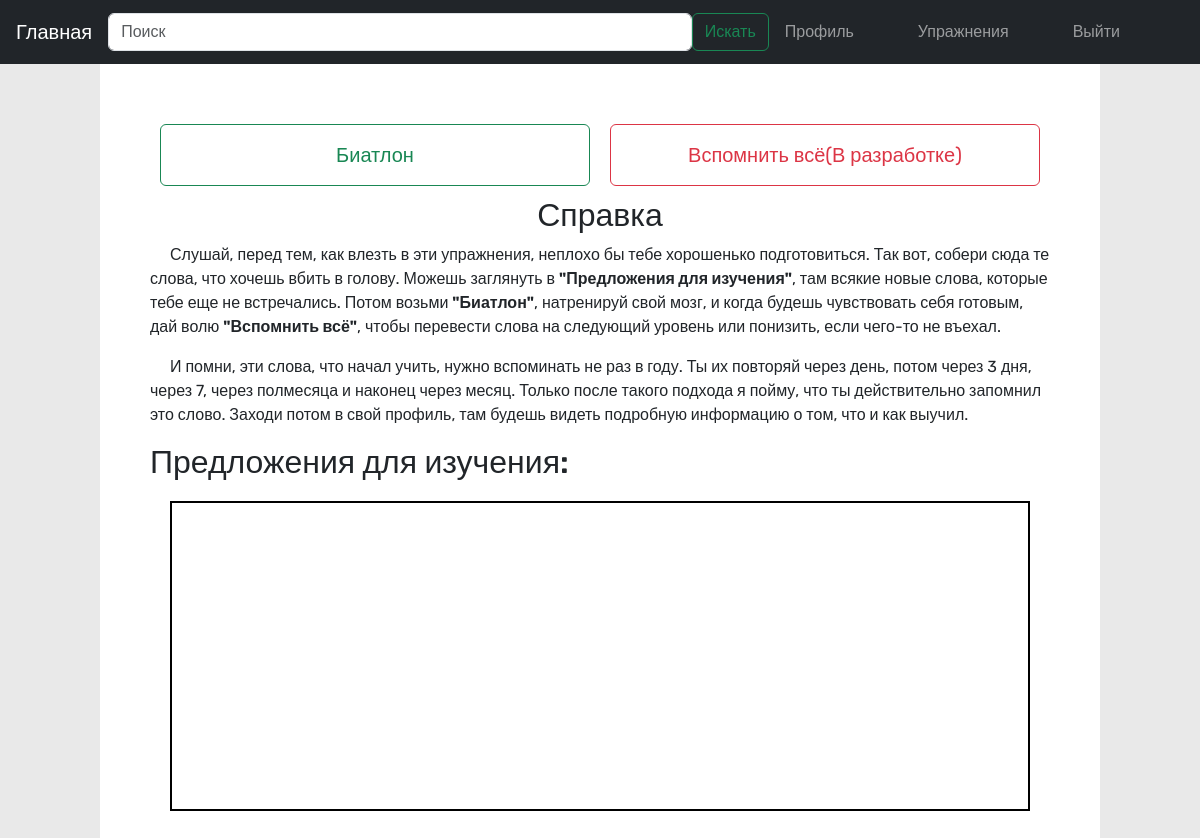
The page /learning/exercises (signed in) on the database as committed earlier.
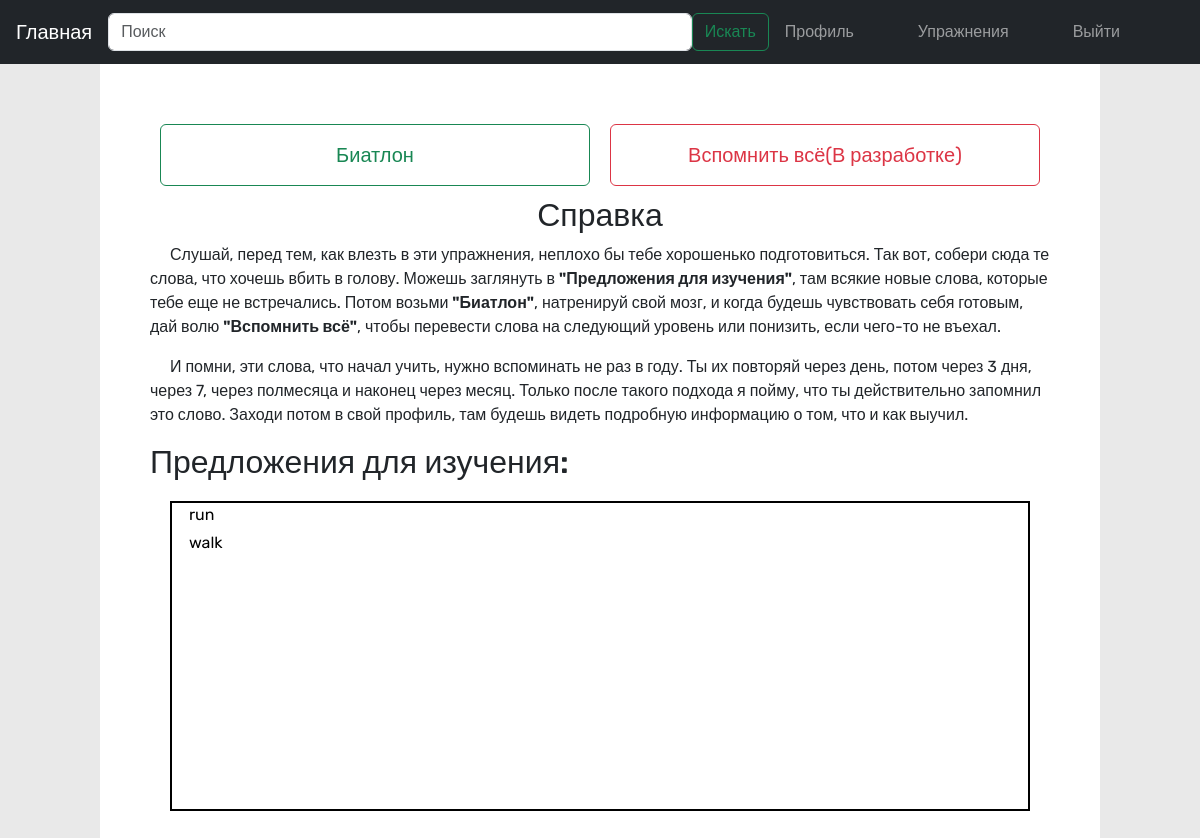
The same page on the database as committed later.
### word/models.py (models this page shows, shortened)
class Word(models.Model):
    name = models.CharField(max_length=255, unique=True)
    short_description = models.CharField(max_length=955, unique=True, blank=True, null=True)
    rank = models.CharField(default='22000', max_length=100, blank=True, null=True)
    class Meta:
        ordering = ['name', 'rank']

### learning/views.py (the view)
# urls.py: path('exercises', views.exercises, name='exercises'),
@login_required
def exercises(request):
    remaining_words = _words_for_exercises(request.user)
    return render(request, 'exercises.html', {'words': remaining_words})

### learning/services.py (called while the page is built)
def _words_for_exercises(user):
    all_words = Word.objects.exclude(Q(rank='0') | Q(rank__regex=r'\D'))
    all_words = all_words.annotate(rank_as_int=Cast('rank', output_field=IntegerField()))
    all_words = all_words.order_by('rank_as_int')
    learning_words = StudyWord.objects.filter(learner__user=user)
    remaining_words = all_words.exclude(id__in=learning_words.values_list('word', flat=True))[:100]
    return remaining_words

### learning/templates/exercises.html (shortened to what this page needs)
{% extends "base.html" %}
 {% block content %} {% block info %} {% endblock %}
<div class="main">
  <div class="block">
    <div class="buttuns">
      <button type="button" class="btn btn-outline-success biathlon big">
        Биатлон
      </button>
      <button type="button" class="btn btn-outline-danger remember big">
        Вспомнить всё(В разработке)
      </button>
    </div>
    <h2 class="left-text">Справка</h2>
    <p class="left-text indent">
        Слушай, перед тем, как влезть в эти упражнения, неплохо бы тебе хорошенько подготовиться.
        Так вот, собери сюда те слова, что хочешь вбить в голову.
        Можешь заглянуть в <strong>"Предложения&nbsp;для&nbsp;изучения"</strong>, там всякие новые слова, которые тебе еще не встречались.
        Потом возьми <strong>"Биатлон"</strong>, натренируй свой мозг, и когда будешь чувствовать себя готовым,
        дай волю <strong>"Вспомнить всё"</strong>, чтобы перевести слова на следующий уровень или понизить, если чего-то не въехал.
    </p>
    <p class="left-text indent">
        И помни, эти слова, что начал учить, нужно вспоминать не раз в году.
        Ты их повторяй через день, потом через 3 дня, через 7, через полмесяца и наконец через месяц.
        Только после такого подхода я пойму, что ты действительно запомнил это слово.
        Заходи потом в свой профиль, там будешь видеть подробную информацию о том, что и как выучил.
    </p>
    <div class="notes w-100">
      <h2>Предложения для изучения:</h2>
      <div class="words row">
          {% for word in words %}
          <div class="col-1 mb-1">
              <span>
                  <a href="{% url 'words:word_detail'%}?word={{word.name}}" class="word-click" target="_blank">{{word.name}}</a>
              </span>
          </div>
          {% endfor %}
      </div>
  </div>
  </div>
</div>
{% endblock %}

Rows that differ between the two databases and show on the page:
added Word: name "run"
added Word: name "walk"
